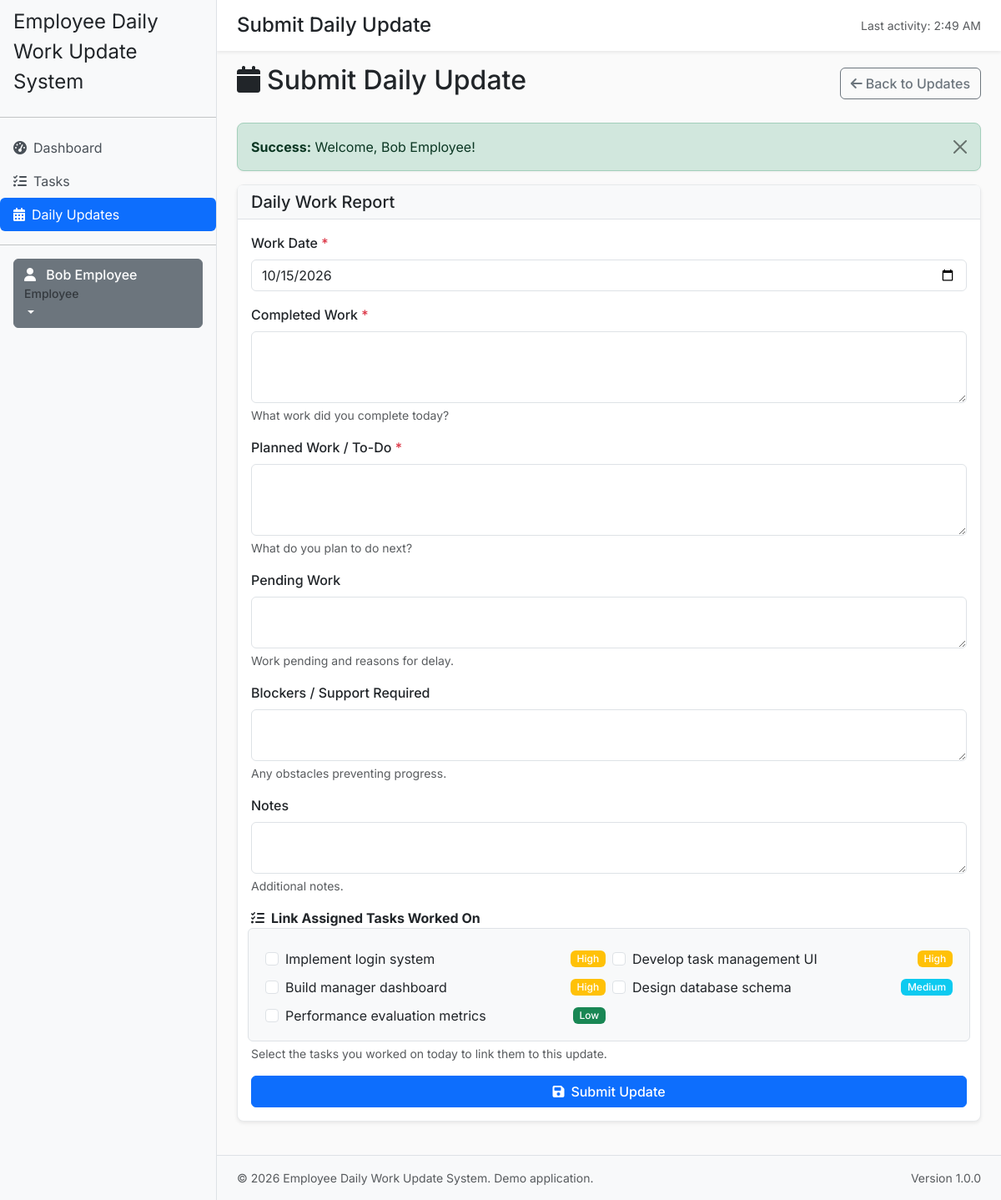
The page /daily-updates/create.php (signed in) on the database its author committed.
### tables this page shows
CREATE TABLE `tasks` (
  `id` int(11) NOT NULL,
  `title` varchar(200) NOT NULL,
  `description` text DEFAULT NULL,
  `assigned_to` int(11) NOT NULL,
  `created_by` int(11) NOT NULL,
  `manager_id` int(11) NOT NULL,
  `priority` enum('Low','Medium','High','Urgent') NOT NULL DEFAULT 'Medium',
  `status` enum('To Do','In Progress','Blocked','Completed') NOT NULL DEFAULT 'To Do',
  `start_date` date NOT NULL,
  `due_date` date NOT NULL,
  `completed_at` datetime DEFAULT NULL,
  `created_at` datetime NOT NULL DEFAULT current_timestamp(),
  `updated_at` datetime NOT NULL DEFAULT current_timestamp() ON UPDATE current_timestamp()
);

### includes/validation.php (called while the page is built, shortened)
<?php
function getPriorityBadgeClass(string $priority): string {
    return match ($priority) {
        PRIORITY_LOW => 'success',
        PRIORITY_MEDIUM => 'info',
        PRIORITY_HIGH => 'warning',
        PRIORITY_URGENT => 'danger',
        default => 'secondary',
    };
}
function getBaseUrl(): string {
    return rtrim(APP_URL, '/');
}
function url(string $path): string {
    $path = ltrim($path, '/');
    if ($path === '') {
        return getBaseUrl();
    }
    return getBaseUrl() . '/' . $path;
}

### includes/auth.php (called while the page is built, shortened)
<?php
require_once __DIR__ . '/database.php';
require_once __DIR__ . '/functions.php';
require_once __DIR__ . '/validation.php';
function isLoggedIn(): bool {
    return isset($_SESSION['logged_in']) && $_SESSION['logged_in'] === true;
}
function getCurrentUser(): ?array {
    return [
        'id' => $_SESSION['user_id'],
        'email' => $_SESSION['user_email'],
        'name' => $_SESSION['user_name'],
        'role' => $_SESSION['user_role'],
        'manager_id' => $_SESSION['manager_id']
    ];
}
?>

### includes/database.php (called while the page is built, shortened)
<?php
require_once __DIR__ . '/config.php';
class Database {
    private static ?PDO $pdo = null;
    public static function getConnection(): PDO {
        if (self::$pdo === null) {
            $dsn = 'mysql:host=' . DB_HOST . ';dbname=' . DB_NAME . ';charset=utf8mb4';
            try {
                global $pdoOptions;
                $options = $pdoOptions ?? [
                    PDO::ATTR_ERRMODE => PDO::ERRMODE_EXCEPTION,
                    PDO::ATTR_DEFAULT_FETCH_MODE => PDO::FETCH_ASSOC,
                    PDO::ATTR_EMULATE_PREPARES => false,
                ];
                self::$pdo = new PDO($dsn, DB_USER, DB_PASSWORD, $options);
                self::$pdo->exec("SET NAMES utf8mb4");
                self::$pdo->exec("SET time_zone = '+00:00'");
            } catch (PDOException $e) {
                error_log('Database connection failed: ' . $e->getMessage());
                throw new RuntimeException('Database connection unavailable. Please contact support.');
            }
        }
        return self::$pdo;
    }
    public static function query(string $sql, array $params = []): PDOStatement {
        $stmt = self::getConnection()->prepare($sql);
        $stmt->execute($params);
        return $stmt;
    }
    public static function fetchAll(string $sql, array $params = []): array {
        $stmt = self::query($sql, $params);
        return $stmt->fetchAll();
    }
}
?>

### daily-updates/create.php (the view, shortened to what this page needs)
<?php
require_once __DIR__ . '/../includes/config.php';
require_once __DIR__ . '/../includes/database.php';
require_once __DIR__ . '/../includes/auth.php';
require_once __DIR__ . '/../includes/functions.php';
require_once __DIR__ . '/../includes/validation.php';
$user = getCurrentUser();
$userId = $user['id'];
$myTasks = Database::fetchAll(
    "SELECT t.*, u.name as assigned_name FROM tasks t
     JOIN users u ON t.assigned_to = u.id
     WHERE t.assigned_to = :userId ORDER BY t.priority DESC, t.due_date ASC",
    [':userId' => $userId]
);
$old = [
    'work_date' => date('Y-m-d'),
    'completed_work' => '',
    'planned_work' => '',
    'pending_work' => '',
    'blockers' => '',
    'notes' => '',
];
include __DIR__ . '/../includes/header.php';
?>
<div class="d-flex justify-content-between align-items-center mb-4">
    <h2><i class="fas fa-calendar me-2"></i>Submit Daily Update</h2>
    <a href="<?php echo url('daily-updates/index.php'); ?>" class="btn btn-outline-secondary">
        <i class="fas fa-arrow-left me-1"></i>Back to Updates
    </a>
</div>
<?php echo renderFlash(); ?>
<div class="card shadow-sm">
    <div class="card-header bg-light">
        <h5 class="mb-0">Daily Work Report</h5>
    </div>
    <div class="card-body">
        <form method="POST" action="" class="csrf-protected" novalidate>
            <div class="mb-3">
                <label for="work_date" class="form-label">Work Date <span class="text-danger">*</span></label>
                <input type="date" class="form-control" id="work_date" name="work_date"
                       value="<?php echo htmlspecialchars($old['work_date']); ?>" required>
            </div>
            <div class="mb-3">
                <label for="completed_work" class="form-label">Completed Work <span class="text-danger">*</span></label>
                <textarea class="form-control" id="completed_work" name="completed_work" rows="3"
                          maxlength="2000" required><?php echo htmlspecialchars($old['completed_work']); ?></textarea>
                <div class="form-text">What work did you complete today?</div>
            </div>
            <div class="mb-3">
                <label for="planned_work" class="form-label">Planned Work / To-Do <span class="text-danger">*</span></label>
                <textarea class="form-control" id="planned_work" name="planned_work" rows="3"
                          maxlength="2000" required><?php echo htmlspecialchars($old['planned_work']); ?></textarea>
                <div class="form-text">What do you plan to do next?</div>
            </div>
            <div class="mb-3">
                <label for="pending_work" class="form-label">Pending Work</label>
                <textarea class="form-control" id="pending_work" name="pending_work" rows="2"
                          maxlength="500"><?php echo htmlspecialchars($old['pending_work']); ?></textarea>
                <div class="form-text">Work pending and reasons for delay.</div>
            </div>
            <div class="mb-3">
                <label for="blockers" class="form-label">Blockers / Support Required</label>
                <textarea class="form-control" id="blockers" name="blockers" rows="2"
                          maxlength="500"><?php echo htmlspecialchars($old['blockers']); ?></textarea>
                <div class="form-text">Any obstacles preventing progress.</div>
            </div>
            <div class="mb-3">
                <label for="notes" class="form-label">Notes</label>
                <textarea class="form-control" id="notes" name="notes" rows="2"
                          maxlength="1000"><?php echo htmlspecialchars($old['notes']); ?></textarea>
                <div class="form-text">Additional notes.</div>
            </div>
            <?php if (!empty($myTasks)): ?>
                <div class="mb-3">
                    <label class="form-label fw-bold"><i class="fas fa-tasks me-2"></i>Link Assigned Tasks Worked On</label>
                    <div class="row g-2 border rounded p-3 bg-light">
                        <?php foreach ($myTasks as $task): ?>
                            <div class="col-md-6">
                                <div class="form-check">
                                    <input class="form-check-input" type="checkbox" name="task_ids[]"
                                           value="<?php echo (int) $task['id']; ?>"
                                           id="task_<?php echo (int) $task['id']; ?>"
                                           <?php echo in_array($task['id'], $selectedTaskIds ?? [], true) ? 'checked' : ''; ?>>
                                    <label class="form-check-label d-flex justify-content-between align-items-center" for="task_<?php echo (int) $task['id']; ?>">
                                        <span><?php echo htmlspecialchars($task['title']); ?></span>
                                        <span class="badge bg-<?php echo getPriorityBadgeClass($task['priority']); ?> ms-1">
                                            <?php echo htmlspecialchars($task['priority']); ?>
                                        </span>
                                    </label>
                                </div>
                            </div>
                        <?php endforeach; ?>
                    </div>
                    <div class="form-text">Select the tasks you worked on today to link them to this update.</div>
                </div>
            <?php endif; ?>
            <div class="d-flex gap-2">
                <button type="submit" class="btn btn-primary flex-grow-1">
                    <i class="fas fa-save me-2"></i>Submit Update
                </button>
            </div>
        </form>
    </div>
</div>
<?php include __DIR__ . '/../includes/footer.php'; ?>

### assets/css/style.css (style rules this page uses)
body { background-color: #fafafa; color: #212529; font-family: 'Inter', sans-serif; }
.card { border: 1px solid #e7e9eb; border-radius: 0.5rem; box-shadow: 0 1px 3px rgba(0,0,0,0.05); }

### includes/header.php (style rules this page uses)
body { font-family: 'Inter', sans-serif; }
.card-header { background-color: #f8f9fa; border-bottom: 1px solid #dee2e6; }
.badge { font-weight: 500; }
.btn { font-weight: 500; }
.form-label { font-weight: 500; margin-bottom: 0.5rem; }

### rows shown on the page
tasks: title "Implement login system", priority "High"
tasks: title "Develop task management UI", priority "High"
tasks: title "Build manager dashboard", priority "High"
tasks: title "Design database schema", priority "Medium"
tasks: title "Performance evaluation metrics", priority "Low"

### other values the page prints
APP_NAME "Employee Daily Work Update System"
$_SESSION['user_name'] "Bob Employee"
$_SESSION['user_role'] "Employee"
$pageTitle "Submit Daily Update"
date('g:i A', $_SESSION['last_activity']) "2:49 AM"
$type "Success"
$message "Welcome, Bob Employee!"
